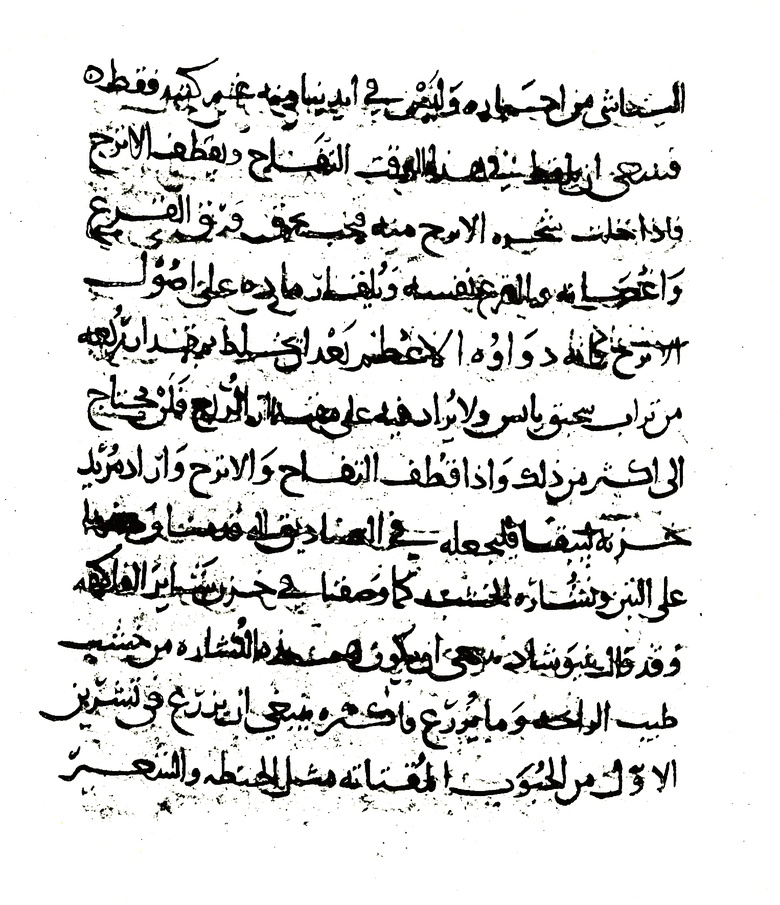
#> input picture pre-cleaned-test.jpg, 780 x 905 px, shrunk from 1526 x 1770 before the run; its folder holds only this picture in this run
$ python -i deskew.py   (imports and definitions only)
#> lines starting #> are read from the running program, lines starting #| are printed output that depends on the picture; after the words box and inside, x2 and y2 are one past the last pixel; in counts of white or black regions, pixels touching at a corner belong together
### utils/config.py
"""Load and expose config.yaml as a nested dotted-access object."""

from __future__ import annotations

import os
from pathlib import Path
from typing import Any

import yaml


class _Config:
    """Thin wrapper around a dict that allows dotted attribute access."""

    def __init__(self, data: dict) -> None:
        for key, value in data.items():
            setattr(self, key, _Config(value) if isinstance(value, dict) else value)

    def get(self, key: str, default: Any = None) -> Any:
        return getattr(self, key, default)

    def __repr__(self) -> str:  # pragma: no cover
        return f"_Config({self.__dict__!r})"


_config_singleton: _Config | None = None
_config_path_used: str | None = None

_DEFAULT_CONFIG_PATH = Path(__file__).parent.parent / "config.yaml"


def load_config(path: str | Path | None = None) -> _Config:
    """Load config.yaml and return a dotted-access Config object.

    Re-reads the file if path differs from the previously loaded path.
    """
    global _config_singleton, _config_path_used

    resolved = str(Path(path) if path else _DEFAULT_CONFIG_PATH)

    if _config_singleton is not None and _config_path_used == resolved:
        return _config_singleton

    if not os.path.exists(resolved):
        raise FileNotFoundError(
            f"config.yaml not found at {resolved}. "
            "Make sure you are running from the project root."
        )

    with open(resolved, encoding="utf-8") as fh:
        raw = yaml.safe_load(fh) or {}

    _config_singleton = _Config(raw)
    _config_path_used = resolved
    return _config_singleton


def get_config() -> _Config:
    """Return the singleton config, loading from the default path if needed."""
    if _config_singleton is None:
        return load_config()
    return _config_singleton


# [6 lines left out: function reload_config, not called in this run]

### utils/logging.py
"""Central logger factory for the Ancient-OCR pipeline."""

from __future__ import annotations

import logging
import sys
from typing import TYPE_CHECKING

if TYPE_CHECKING:
    pass

_LOG_LEVELS = {
    "DEBUG": logging.DEBUG,
    "INFO": logging.INFO,
    "WARNING": logging.WARNING,
    "ERROR": logging.ERROR,
}

_configured = False


def _configure_root(level: str = "INFO", structured: bool = False) -> None:
#> further down, picture is the input picture: shape (905, 780, 3); mean B, G, R 220.2, 221, 221
    global _configured
    if _configured:
        return

    numeric = _LOG_LEVELS.get(level.upper(), logging.INFO)

    handler = logging.StreamHandler(sys.stderr)
    handler.setLevel(numeric)

    if structured:
        fmt = "%(asctime)s level=%(levelname)s logger=%(name)s %(message)s"
    else:
        fmt = "%(asctime)s [%(levelname)s] %(name)s: %(message)s"

    handler.setFormatter(logging.Formatter(fmt, datefmt="%Y-%m-%dT%H:%M:%S"))

    root = logging.getLogger()
    root.setLevel(numeric)
    if not root.handlers:
        root.addHandler(handler)

    _configured = True


def get_logger(name: str) -> logging.Logger:
    """Return a named logger, configuring the root handler on first call."""
    if not _configured:
        try:
            from utils.config import get_config

            cfg = get_config()
            level = getattr(cfg.logging, "level", "INFO")
            structured = getattr(cfg.logging, "structured", False)
        except Exception:
            level, structured = "INFO", False
        _configure_root(level, structured)

    return logging.getLogger(name)

### preprocessing/deskew.py
"""Skew detection and correction via projection-profile analysis."""

from __future__ import annotations

import numpy as np

from utils.logging import get_logger

log = get_logger(__name__)


def detect_skew(image: np.ndarray, config=None) -> float:
    """Estimate the skew angle of a document image in degrees.

    Uses projection-profile energy: rotates the image across candidate angles
    and picks the angle that maximises row-sum variance (sharp horizontal
    text lines produce high variance; skewed text smears it).

    Returns 0.0 on failure (blank, noise-only, or very short images).
    """
    try:
        import cv2
    except ImportError as exc:
        raise RuntimeError("opencv-python-headless is required for deskew") from exc

    max_angle = 15.0
    steps = 100
    if config is not None:
        d = getattr(getattr(config, "preprocessing", None), "deskew", None)
        if d is not None:
            max_angle = getattr(d, "max_angle", max_angle)
            steps = getattr(d, "angle_steps", steps)

    gray = _ensure_gray(image, cv2)
    if gray.shape[0] < 10 or gray.shape[1] < 10:
        return 0.0

    _, binary = cv2.threshold(gray, 0, 255, cv2.THRESH_BINARY_INV + cv2.THRESH_OTSU)
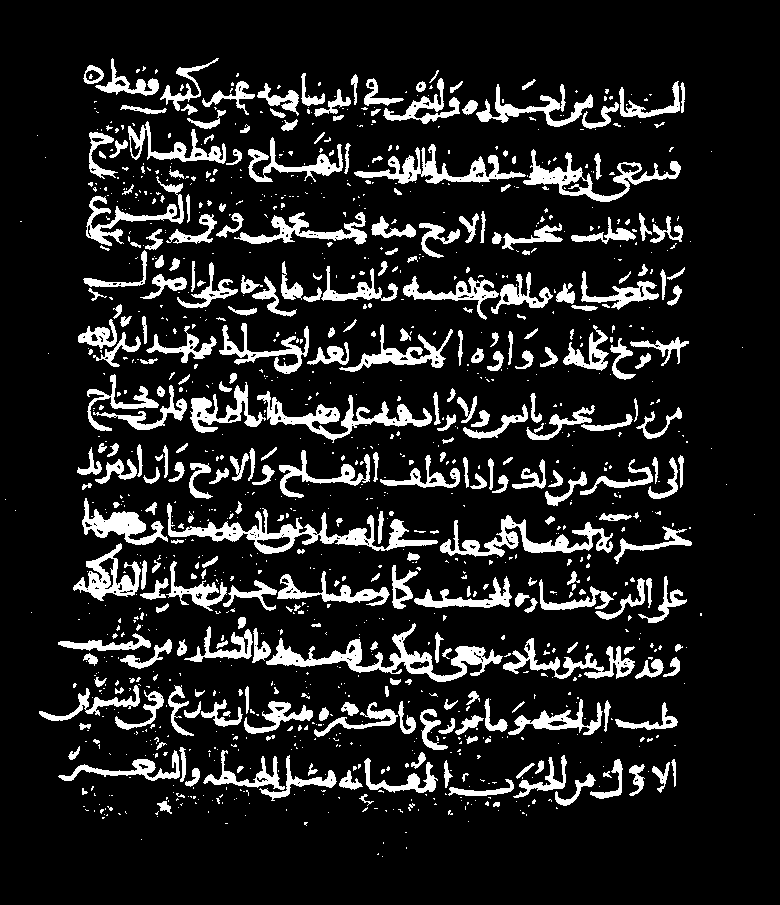
#> binary: shape (905, 780); 13.5% white; 1186 white regions (863 under 20 px), largest, box (x1, y1, x2, y2) and area: (167, 503, 438, 554) 3305, (266, 623, 503, 682) 3245, (440, 515, 613, 557) 2281

    best_angle = 0.0
    best_score = -1.0

    angles = np.linspace(-max_angle, max_angle, steps)
    h, w = binary.shape
#> h = 905; w = 780
    cx, cy = w / 2, h / 2
#> cx = 390; cy = 452.5

    for angle in angles:
        M = cv2.getRotationMatrix2D((cx, cy), angle, 1.0)
        rotated = cv2.warpAffine(binary, M, (w, h), flags=cv2.INTER_LINEAR)
        row_sums = rotated.sum(axis=1).astype(np.float64)
        score = float(row_sums.var())
        if score > best_score:
            best_score = score
            best_angle = float(angle)
#> this loop made 100 passes
#> (score, best_score) on passes 1, 2, 3, 4, 5, 6, 7, 8, 9, 10, 22, 23: (156183586.3, 156183586.3), (157307455.7, 157307455.7), (158295588.8, 158295588.8), (159462173.6, 159462173.6), (161621713.5, 161621713.5), (164226227.1, 164226227.1), (166592277.4, 166592277.4), (170462976.5, 170462976.5), (174049555.1, 174049555.1), (175784981.3, 175784981.3), (176379151.6, 176379151.6), (180219594.9, 180219594.9)
#> score on passes 11 to 16: 175588363.5, 174189864.3, 171588395.1, 169402105, 169224801.6, 169471783.6
#> pass 1, in detect_skew, `rotated = cv2.warpAffine(binary, M, (w, h), flags=cv2.INTER_LINEAR)`:
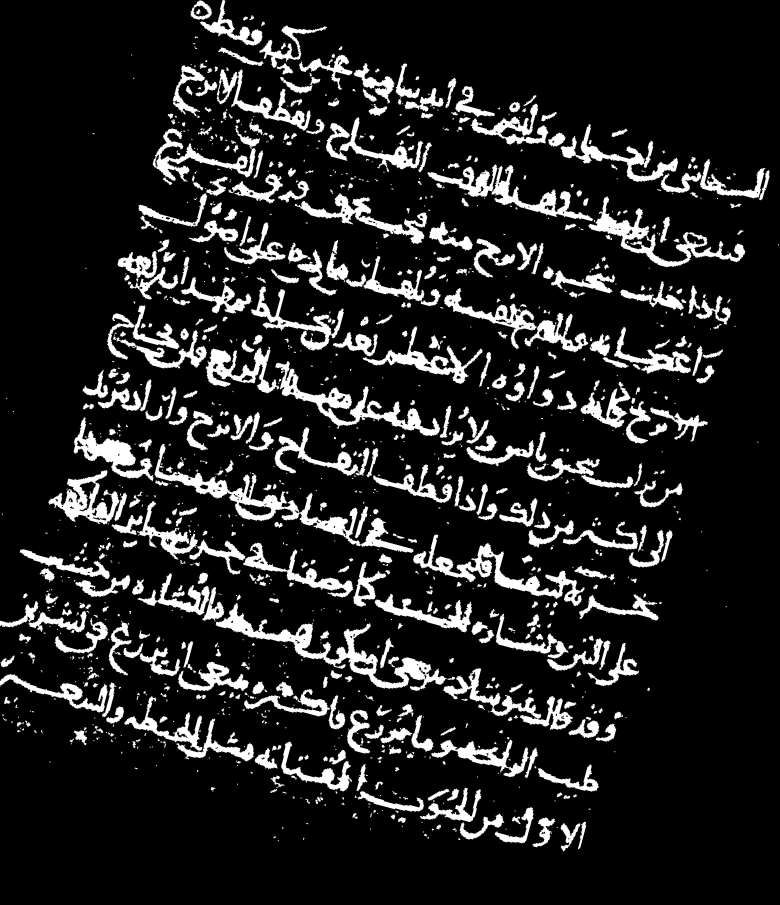
#> rotated: shape (905, 780); min 0, max 255, mean 34.4
#> pass 2, in detect_skew, `rotated = cv2.warpAffine(binary, M, (w, h), flags=cv2.INTER_LINEAR)`:
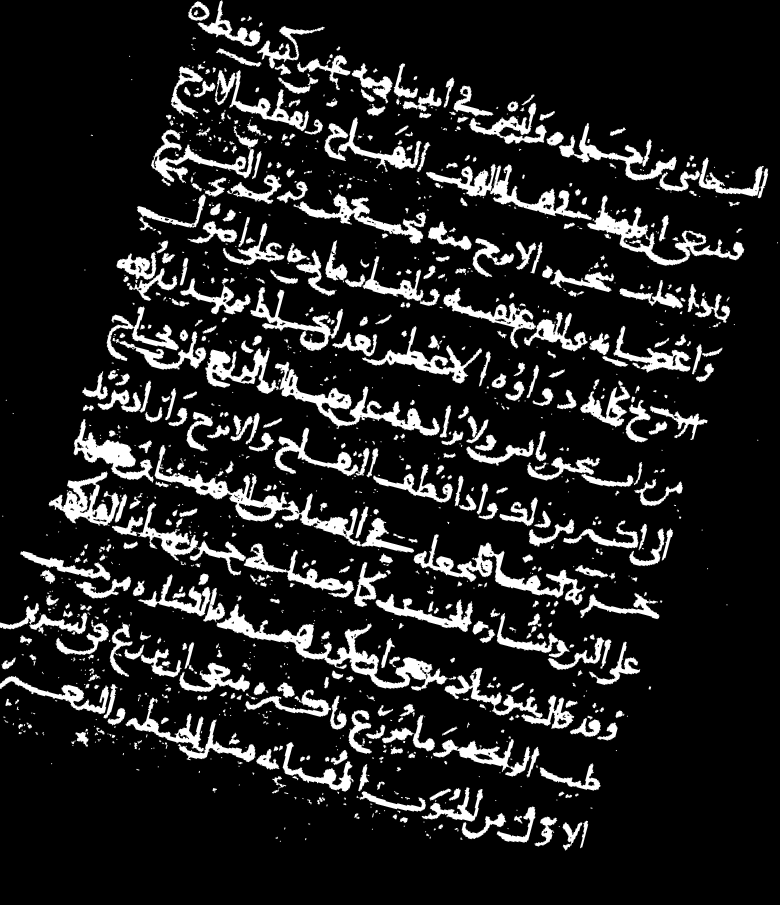
#> rotated: shape (905, 780); min 0, max 255, mean 34.4
#> pass 3, in detect_skew, `rotated = cv2.warpAffine(binary, M, (w, h), flags=cv2.INTER_LINEAR)`:
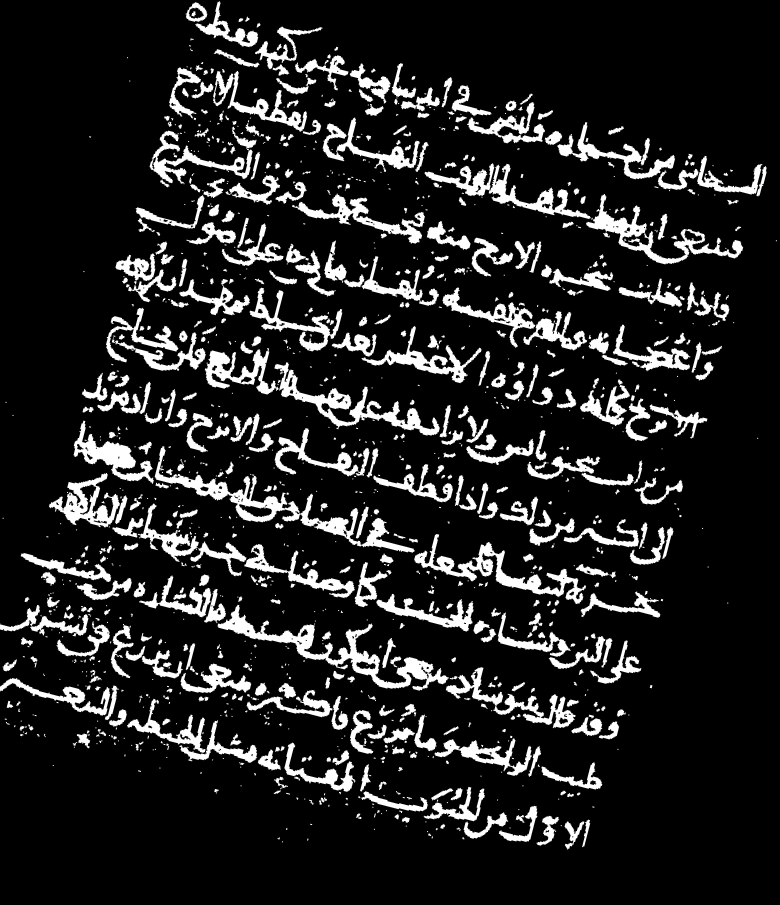
#> rotated: shape (905, 780); min 0, max 255, mean 34.4
#> after the loop, best_angle = 1.97; best_score = 685614485.4

    log.debug(f"detect_skew angle={best_angle:.2f} score={best_score:.1f}")
    return best_angle


def correct_skew(image: np.ndarray, angle: float, config=None) -> np.ndarray:
    """Rotate image by -angle to deskew; no-op if angle is below threshold.

    Preserves the original image dimensions.
    """
    try:
        import cv2
    except ImportError as exc:
        raise RuntimeError("opencv-python-headless is required for deskew") from exc

    no_op_threshold = 0.5
    if config is not None:
        d = getattr(getattr(config, "preprocessing", None), "deskew", None)
        if d is not None:
            no_op_threshold = getattr(d, "no_op_threshold", no_op_threshold)

    if abs(angle) < no_op_threshold:
        log.debug(f"deskew skipped angle={angle:.2f} below threshold={no_op_threshold}")
        return image

    h, w = image.shape[:2]
    M = cv2.getRotationMatrix2D((w / 2, h / 2), angle, 1.0)

    border = 255 if image.ndim == 2 else (255, 255, 255)
    corrected = cv2.warpAffine(
        image, M, (w, h),
        flags=cv2.INTER_LINEAR,
        borderMode=cv2.BORDER_CONSTANT,
        borderValue=border,
    )
    log.debug(f"correct_skew angle={angle:.2f}")
    return corrected


def _ensure_gray(image: np.ndarray, cv2) -> np.ndarray:
    if image.ndim == 3:
        return cv2.cvtColor(image, cv2.COLOR_BGR2GRAY)
    return image

>>> import cv2
>>> picture = cv2.imread('../pre-cleaned-test.jpg')
>>> result = detect_skew(picture)
#> result = 1.97
